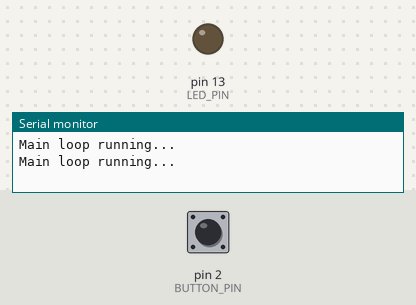
A sketch run on a simulated Arduino Uno, built with avr-gcc and run on an emulated ATmega328P. On the bench: output pins drawn as LEDs (lit = HIGH), the last lines printed to the serial monitor. The inputs (shaded band) are chosen by the test bench; at power-on: pin 2 (BUTTON_PIN) HIGH.

Above: at 1.2 s.
1.3 s: pin 2 (BUTTON_PIN) pulled LOW for 0.15 s
At 1.6 s:
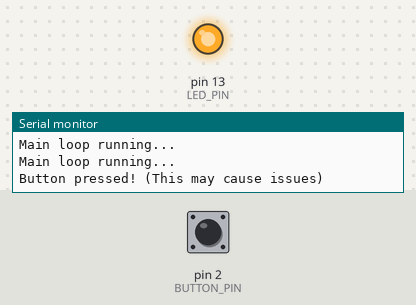
2.9 s: pin 2 (BUTTON_PIN) pulled LOW for 1 s
At 4.0 s:
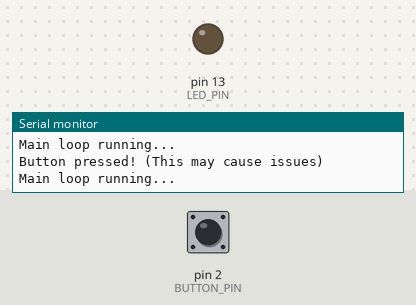
5.4 s: pin 2 (BUTTON_PIN) pulled LOW for 3.2 s
At 5.9 s:
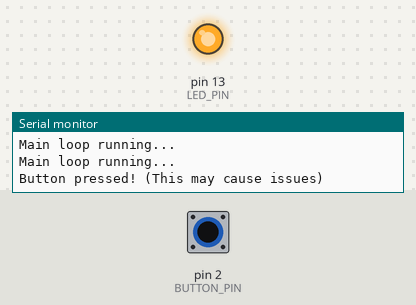
Timing chart, 0 to 8.4 s (numbered marks = the images above; inputs shaded):
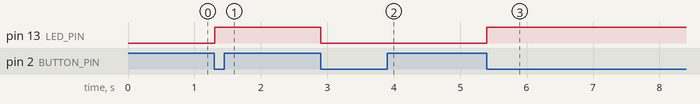

The sketch:

D.ino
```cpp
/*
---------------------------------------------------------------
Part D: Debugging ISR — Bad Practices Demonstration
Board: Arduino Uno / Mega
---------------------------------------------------------------
*/

const int BUTTON_PIN = 2;
const int LED_PIN = 13;

void setup() {
  pinMode(BUTTON_PIN, INPUT_PULLUP);
  pinMode(LED_PIN, OUTPUT);
  Serial.begin(9600);
  Serial.println("Debugging ISR: Observe Serial blocking behavior...");

  attachInterrupt(digitalPinToInterrupt(BUTTON_PIN), badISR, FALLING);
}

void badISR() {
  // ❌ BAD PRACTICE: Long operations in ISR
  Serial.println("Button pressed! (This may cause issues)");
  delay(500);  // ❌ Blocks other interrupts
  digitalWrite(LED_PIN, !digitalRead(LED_PIN));
}

void loop() {
  // Observe LED and Serial behavior when pressing button
  Serial.println("Main loop running...");
  delay(1000);
}
```

Measured:
- after the input at 1.3 s, pin 13 (LED_PIN): LOW → HIGH at once
- after the input at 2.9 s, pin 13 (LED_PIN): HIGH → LOW at once
- after the input at 5.4 s, pin 13 (LED_PIN): LOW → HIGH at once
